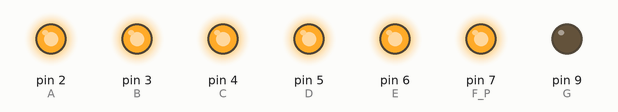
Recording of a sketch running on a simulated Arduino Uno, built with avr-gcc and run on an emulated ATmega328P. Parts: output pins drawn as LEDs (lit = HIGH).

Above: at 0.5 s.
At 2.5 s:
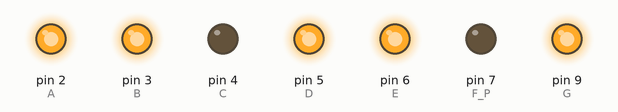
At 3.5 s:
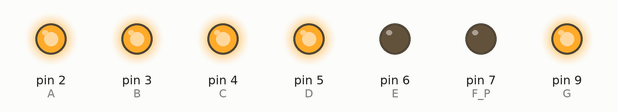
At 5.5 s:
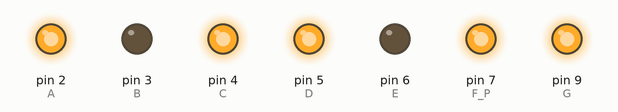
At 8.5 s:
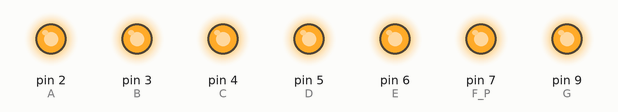
At 11.5 s:
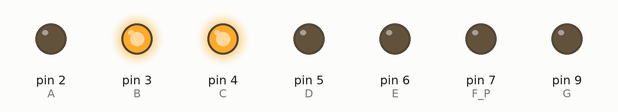
Timing chart, 0 to 13.0 s (numbered marks = the images above):
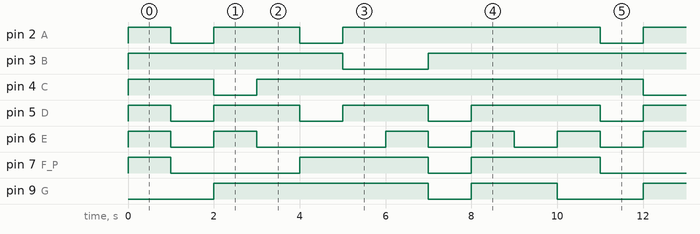

Measured:
- by itself, pin 2 (A): repeats every 10.0 s: LOW 1.0 s, HIGH 2.0 s, LOW 1.0 s, HIGH 6.0 s
- by itself, pin 3 (B): repeats every 10.0 s: LOW 2.0 s, HIGH 8.0 s
- by itself, pin 4 (C): repeats every 10.0 s: LOW 1.0 s, HIGH 9.0 s
- by itself, pin 5 (D): repeats every 10.0 s: 2 × (LOW 1.0 s, HIGH 2.0 s), LOW 1.0 s, HIGH 3.0 s
- by itself, pin 6 (E): repeats every 10.0 s: LOW 1.0 s, HIGH 1.0 s, LOW 3.0 s, 2 × (HIGH 1.0 s, LOW 1.0 s), HIGH 1.0 s
- by itself, pin 7 (F_P): repeats every 10.0 s: LOW 3.0 s, HIGH 3.0 s, LOW 1.0 s, HIGH 3.0 s
- by itself, pin 9 (G): repeats every 10.0 s: LOW 1.0 s, HIGH 2.0 s, LOW 2.0 s, HIGH 5.0 s

The sketch:

lab11_7segments1.ino
```cpp
// const int A = 13;
// const int B = 12;
// const int C = 11;
// const int D = 10;
// const int E = 9;
// const int F_P = 8;
// const int G = 7;

const int A = 2;
const int B = 3;
const int C = 4;
const int D = 5;
const int E = 6;
const int F_P = 7;
const int G = 9;

const int SEC = 1000;

int num_array[10][7] = {  { 1,1,1,1,1,1,0 },    // 0
                          { 0,1,1,0,0,0,0 },    // 1
                          { 1,1,0,1,1,0,1 },    // 2
                          { 1,1,1,1,0,0,1 },    // 3
                          { 0,1,1,0,0,1,1 },    // 4
                          { 1,0,1,1,0,1,1 },    // 5
                          { 1,0,1,1,1,1,1 },    // 6
                          { 1,1,1,0,0,0,0 },    // 7
                          { 1,1,1,1,1,1,1 },    // 8
                          { 1,1,1,1,0,1,1 }
                       };   // 9


void setup() {
  pinMode(A, OUTPUT);
  pinMode(B, OUTPUT);
  pinMode(C, OUTPUT);
  pinMode(D, OUTPUT);
  pinMode(E, OUTPUT);
  pinMode(F_P, OUTPUT);
  pinMode(G, OUTPUT);

}

void loop() {
//   // 0
//   digitalWrite(A, HIGH);
//   digitalWrite(B, HIGH);
//   digitalWrite(C, HIGH);
//   digitalWrite(D, HIGH);
//   digitalWrite(E, HIGH);
//   digitalWrite(F_P, HIGH);
//   digitalWrite(G, LOW);

//   delay(SEC);

//   // 1
//   digitalWrite(A, LOW);
//   digitalWrite(B, HIGH);
//   digitalWrite(C, HIGH);
//   digitalWrite(D, LOW);
//   digitalWrite(E, LOW);
//   digitalWrite(F_P, LOW);
//   digitalWrite(G, LOW);

//   delay(SEC);

//   // 2
//   digitalWrite(A, HIGH);
//   digitalWrite(B, HIGH);
//   digitalWrite(C, LOW);
//   digitalWrite(D, HIGH);
//   digitalWrite(E, HIGH);
//   digitalWrite(F_P, LOW);
//   digitalWrite(G, HIGH);

//   delay(SEC);

  for (int digit = 0; digit < 10; digit++) {
    digitalWrite(A, num_array[digit][0]);
    digitalWrite(B, num_array[digit][1]);
    digitalWrite(C, num_array[digit][2]);
    digitalWrite(D, num_array[digit][3]);
    digitalWrite(E, num_array[digit][4]);
    digitalWrite(F_P, num_array[digit][5]);
    digitalWrite(G, num_array[digit][6]);

    delay(SEC);
  }


}
```
